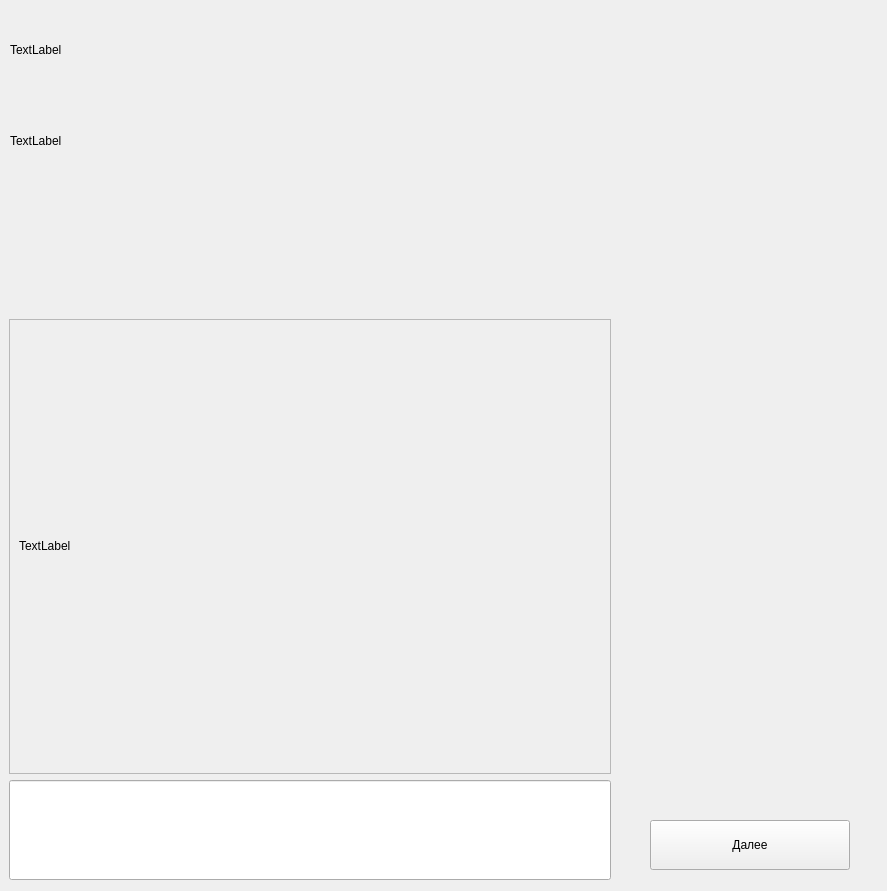
<?xml version="1.0" encoding="UTF-8"?>
<ui version="4.0">
 <class>Form</class>
 <widget class="QWidget" name="Form">
  <property name="geometry">
   <rect>
    <x>0</x>
    <y>0</y>
    <width>887</width>
    <height>891</height>
   </rect>
  </property>
  <property name="windowTitle">
   <string>Form</string>
  </property>
  <widget class="QWidget" name="horizontalLayoutWidget">
   <property name="geometry">
    <rect>
     <x>10</x>
     <y>9</y>
     <width>851</width>
     <height>81</height>
    </rect>
   </property>
   <layout class="QHBoxLayout" name="show_title">
    <item>
     <widget class="QLabel" name="title_label">
      <property name="text">
       <string>TextLabel</string>
      </property>
     </widget>
    </item>
   </layout>
  </widget>
  <widget class="QWidget" name="horizontalLayoutWidget_2">
   <property name="geometry">
    <rect>
     <x>10</x>
     <y>100</y>
     <width>851</width>
     <height>81</height>
    </rect>
   </property>
   <layout class="QHBoxLayout" name="show_question">
    <item>
     <widget class="QLabel" name="question_label">
      <property name="text">
       <string>TextLabel</string>
      </property>
     </widget>
    </item>
   </layout>
  </widget>
  <widget class="QWidget" name="horizontalLayoutWidget_3">
   <property name="geometry">
    <rect>
     <x>10</x>
     <y>190</y>
     <width>851</width>
     <height>111</height>
    </rect>
   </property>
   <layout class="QHBoxLayout" name="show_words"/>
  </widget>
  <widget class="QWidget" name="verticalLayoutWidget">
   <property name="geometry">
    <rect>
     <x>9</x>
     <y>319</y>
     <width>602</width>
     <height>561</height>
    </rect>
   </property>
   <layout class="QVBoxLayout" name="show_dialogs">
    <item>
     <widget class="QScrollArea" name="scrollArea">
      <property name="minimumSize">
       <size>
        <width>0</width>
        <height>453</height>
       </size>
      </property>
      <property name="lineWidth">
       <number>10</number>
      </property>
      <property name="midLineWidth">
       <number>5</number>
      </property>
      <property name="sizeAdjustPolicy">
       <enum>QAbstractScrollArea::AdjustToContents</enum>
      </property>
      <property name="widgetResizable">
       <bool>true</bool>
      </property>
      <property name="alignment">
       <set>Qt::AlignBottom|Qt::AlignLeading|Qt::AlignLeft</set>
      </property>
      <widget class="QWidget" name="scrollAreaWidgetContents">
       <property name="geometry">
        <rect>
         <x>0</x>
         <y>0</y>
         <width>598</width>
         <height>451</height>
        </rect>
       </property>
       <property name="minimumSize">
        <size>
         <width>0</width>
         <height>451</height>
        </size>
       </property>
       <widget class="QLabel" name="phrase">
        <property name="enabled">
         <bool>true</bool>
        </property>
        <property name="geometry">
         <rect>
          <x>9</x>
          <y>9</y>
          <width>580</width>
          <height>433</height>
         </rect>
        </property>
        <property name="sizePolicy">
         <sizepolicy hsizetype="Preferred" vsizetype="Preferred">
          <horstretch>0</horstretch>
          <verstretch>0</verstretch>
         </sizepolicy>
        </property>
        <property name="minimumSize">
         <size>
          <width>0</width>
          <height>0</height>
         </size>
        </property>
        <property name="maximumSize">
         <size>
          <width>580</width>
          <height>16777215</height>
         </size>
        </property>
        <property name="text">
         <string>TextLabel</string>
        </property>
       </widget>
      </widget>
     </widget>
    </item>
    <item>
     <widget class="QLineEdit" name="type_phrase">
      <property name="minimumSize">
       <size>
        <width>0</width>
        <height>100</height>
       </size>
      </property>
     </widget>
    </item>
   </layout>
  </widget>
  <widget class="QWidget" name="verticalLayoutWidget_2">
   <property name="geometry">
    <rect>
     <x>650</x>
     <y>810</y>
     <width>211</width>
     <height>71</height>
    </rect>
   </property>
   <layout class="QVBoxLayout" name="show_participants">
    <item>
     <widget class="QPushButton" name="next_button">
      <property name="sizePolicy">
       <sizepolicy hsizetype="Fixed" vsizetype="Fixed">
        <horstretch>0</horstretch>
        <verstretch>0</verstretch>
       </sizepolicy>
      </property>
      <property name="maximumSize">
       <size>
        <width>200</width>
        <height>50</height>
       </size>
      </property>
      <property name="layoutDirection">
       <enum>Qt::LeftToRight</enum>
      </property>
      <property name="text">
       <string>Далее</string>
      </property>
     </widget>
    </item>
   </layout>
  </widget>
  <widget class="QLabel" name="label">
   <property name="geometry">
    <rect>
     <x>640</x>
     <y>324</y>
     <width>225</width>
     <height>481</height>
    </rect>
   </property>
   <property name="text">
    <string/>
   </property>
   <property name="pixmap">
    <pixmap>../pythonProject protocol/files/images/index.png</pixmap>
   </property>
  </widget>
 </widget>
 <resources/>
 <connections/>
</ui>
